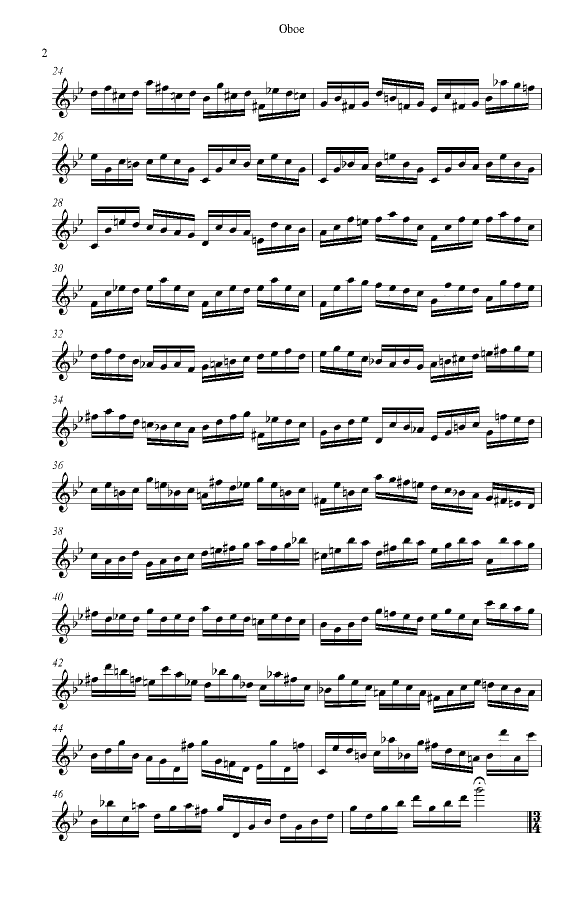
#> input picture cleanwithstaff.png, 1167 x 1803 px (shown at 1/2 size)
$ python generate_transposed_score.py cleanwithstaff.png 5 .
#> lines starting #> are read from the running program, lines starting #| are printed output that depends on the picture; after the words box and inside, x2 and y2 are one past the last pixel; in counts of white or black regions, pixels touching at a corner belong together
### ScoreManipulation.py
#module with image functions for dealing with 2D doctypes
#reimplentation of certain gamera functions with numpy


import numpy as np
import itertools
import sys
import matplotlib.image as mpimg
import matplotlib.pyplot as plt
import scipy.ndimage as ndimage
import pickle
import math
from skimage import measure

'''TESTED
************** format_doc(arr) *************************

converts numpy array of floats and zeros
to 1s and 0s with 1s representing black
'''


def format_doc(arr):
	max_val = np.amax(arr)
	arr = arr/max_val #converts to ones and zeros
	arr = arr.astype(bool) #converts to boolean
	arr =(~arr).astype(int) #flip bits and cast to int
	return arr


'''TESTED
********************* runs_of_ones(boolArr) **********************

-returns list, each element is length of a run in bitArr
-bitArr is  1D array/list of 1s and 0s
-adapted from : https://stackoverflow.com/questions/1066758/find-length-of-sequences-of-identical-values-in-a-numpy-array-run-length-encodi

'''
def runs_of_ones(bitArr):
	run_list = []
	for key, run_group  in itertools.groupby(bitArr):
		if key: run_list.append(sum(run_group))
	return run_list

#more robust
def find_runs(arr):
	# make sure all runs of ones are well-bounded
	bounded = np.hstack(([0], arr, [0]))
	# get 1 at run starts and -1 at run ends
	difs = np.diff(bounded)
	run_starts, = np.where(difs > 0)
	run_ends, = np.where(difs < 0)
	runlengths =  run_ends - run_starts
	return runlengths, run_starts

'''TESTED
******** get_runs_histogram(arr, orientation_str, val_to_count) ********

-generates histogram (list) of runs existing in document
-position in list indicates length of run
-value at position indicates number of occurences
	arr = input document as numpy array
	orientation_str = "horizontal", "vertical"
	val_to_count = number (int/float) value of element making up run
'''


def get_run_histogram(arr, orientation_str, val_to_count=1):


	arr = arr.astype(int)

	if orientation_str == "horizontal":
		histogram = []
		rownum = 0
		while rownum < len(arr):
			row = arr[rownum]
			histogram = histogram + runs_of_ones(row)
			rownum = rownum + 1
		return np.bincount(histogram)


	elif orientation_str == "vertical":
		histogram = []
		colnum = 0
		while colnum < len(arr[1]):
			col = arr[:,colnum]
			histogram = histogram + runs_of_ones(col)
			colnum = colnum +1
		return np.bincount(histogram)

	else:
		raise ValueError("orientation must be 'horizontal or 'vertical'")


'''TESTED
*********** isolate_run(arr, target_val, replace_val, orientation_str) ***

replaces runs longer and shorter than target_val with replace_val
'''
def isolate_run(arr, target_val, replace_val, orientation_str, thresh=0):
	if orientation_str == "horizontal":
		rownum = 0
		while rownum < len(arr):
			row = arr[rownum]
			runlengths, runstarts = find_runs(row)
			#replace non_target rows with replace_val
			i = 0
			while i< len(runlengths):
				print(runlengths[i])
				if not(target_val - thresh <= runlengths[i] <=  target_val + thresh):
					#TODO: optimize replacement! lookup table?
					j = runstarts[i]
					while j<runlengths[i]+runstarts[i]:
						arr[rownum][j] = replace_val
						j = j+1

				i = i+1
			rownum = rownum + 1
		return arr

	elif orientation_str == "vertical":
		colnum = 0
		while colnum < len(arr[0]):
			col = arr[:, colnum]
			runlengths, runstarts = find_runs(col)
			#replace non_target rows with replace_val
			i = 0
			while i< len(runlengths):
				if not(target_val - thresh <= runlengths[i] <=  target_val + thresh):
					#TODO: optimize replacement! lookup table?
					j = runstarts[i]
					while j<runlengths[i]+runstarts[i]:
						arr[j][colnum] = replace_val
						j = j+1

				i = i+1
			colnum = colnum + 1
		return arr
	else:
		raise ValueError("orientation must be 'horizontal' or 'vertical")


'''
finds most frequent element in histogram

Input: 1D histogram array with value as index and frequency of value as value associated with index

Output: (int) most frequent element (index)
'''
def find_histogram_max(proj_arr):
		most_frequent_occurences = max(proj_arr) # number of occurences

		#value corresponds to height of staff line, may also remove parts of slurs
		value = np.where(proj_arr == most_frequent_occurences)[0]
		return value


'''TESTED
version of gameraStaffRemoval.py without gamera functions.
input - png file of sheet music (sys.argv[0])
output - file with just staffs and file with music-staffs (filenames
	     specified as sys.argv[1] and sys.argv[2], respectively

TODO: make it safe

'''

def staff_separation(img):

		proj_arr= get_run_histogram(img, "vertical")
		most_frequent_occurences = max(proj_arr) # number of occurences

		#value corresponds to height of staff line, may also remove parts of slurs
		value = np.where(proj_arr == most_frequent_occurences)[0]

		img2 = np.copy(img) #isolate_run mutates original
		verticalStaffs = isolate_run(img2, value, 0, "vertical", thresh=1)

		no_staff_raw = img - verticalStaffs

		return verticalStaffs, no_staff_raw


'''

Adapted from gamera_getCC.py
Gets connected compnents from sheet music file then pickles
Input:
	formatted_img: array formatted with format_doc
	pkl: str of whether or not to pickle return, "yes" or "no"
Ouput:
	list of dictionaries. Each dictionary has the features:
		staff: (numpy arr) slice of formatted_img containing staff
		no_staff_img: (numpy arr) staff with stafflines removed
		just_staff_img: (numpy arr) staff with everything other than stafflines removed
		offset_x: (int) x offset of staff bounding box -rc
		offset_y:(int)  y offset of staff bounding box -rc
		all_features: dictionary of other features generated by measure.regionprops()

'''
def get_staff_cc(img, sep_function = staff_separation, pkl = "no", pkl_name = None):


		#arr with different values labeling each cc
		blob_img = measure.label(img)

		#list of ccs and their attributes
		component_list = measure.regionprops(blob_img)
		system_list = [] #list with all system info

		#generate system_list
		for c in component_list:

			#find systems, rule out by size
			if c['bbox_area'] > len(img[0])* len(img)/100:
				bbox=c['bbox']
				#remove staff in system
				c_staff, c_nostaff = sep_function(img[bbox[0]:bbox[2],\
									  bbox[1]:bbox[3]])
				system_list.append({"staff":img[bbox[0]:bbox[2],bbox[1]:bbox[3]],\
									"no_staff_img" : c_nostaff,\
									"just_staff_img" : c_staff,\
									"offset_x" : bbox[1], \
									"offset_y" : bbox[0],\
									"all_features" : c})

		if pkl == "yes":
				with open(pkl_name, "wb") as f :
					pickle.dump(system_list, f, pickle.HIGHEST_PROTOCOL)

		return system_list

'''TESTED
Uses gradient shifts in horizontal staff projection to cacluate staff location
Input: 1D numpy array of staff horizontal projection
Output: sorted list of staff locations
'''

def gradientloc(staffs1D):
    #enumerate staffs1D and delete areas where there is no data
    bounded = np.hstack(([0], staffs1D, [0]))
    staff_gradient=np.diff(bounded)
    staff_gradient=list(staff_gradient)
    staff_features = []
    i=0
    while i< len(staff_gradient):
        staff_features.append([i, staff_gradient[i]])
        i+=1


    #sort by gradient value
    sort_gradient = sorted(staff_features, key=lambda tup: tup[1])
    #highest gradients should correspond to biggest jumps; i.e. beginning of line
    lines = sort_gradient[len(sort_gradient)-5 :len(sort_gradient)]
    #convert to array to slice x values
    linelocs= np.array(lines)[:,0]
    #sort
    return sorted(linelocs)

'''TESTED
Gives coordinates of degraded horizontal lines  within an image and distances between them

Input:
	staff_arr: array with only staff lines (1 system)
Output:
	locations of staff lines (numpy array)
'''


def get_system_staff_location(staff_arr):

	#get 1D projection
	staffs1D = np.sum(staff_arr, axis=1)

	#pick method
	staff_locations = np.asarray(gradientloc(staffs1D))

    #calculate size of gaps
	gapsize = np.average(np.diff(staff_locations))

	return staff_locations, gapsize


'''TESTED
# replaces areas deleted in staff removal
Input:
    raw_staffs: formatted array of just staffs
    no_staff: formatted array of music with staffs removed
    thickness: thickness of staff line
    pkl: if pickled result of output wanted, 'yes' or 'no'
    pkl_name: name of pickle file with .pkl extension
Output:
    repaired system without stafflines
	cleaned+dilated
'''
def fill_gaps(raw_staffs, no_staff, thickness, pkl='no', pkl_name=None):

		#variables needed
		raw_staff_copy = np.copy(raw_staffs)
		spots_to_repair = raw_staffs
		staff_width = len(raw_staffs[0])
		thickness = int(thickness)

		#caculate staff locations
		staff_locations, d = get_system_staff_location(raw_staffs)

		#array of zeros for blanking out staff lines
		blockspace = np.zeros((thickness, staff_width))
		#blank every staff line
		for location in staff_locations:
			spots_to_repair[location:location+thickness, 0:staff_width] = \
																blockspace
		#add
		repaired_image = no_staff + spots_to_repair


		#generate clean staff image
		clean_staff = raw_staff_copy - spots_to_repair
		structure = np.ones((thickness, int(staff_width/20)), dtype = bool)
		clean_and_dilated = ndimage.morphology.binary_dilation(clean_staff, \
															   structure,   \
															   iterations=50)
		if pkl == 'yes':
				with open(pkl_name, "wb") as f :
					pickle.dump({'repaired image':repaired_image, 'clean staff': clean_and_dilated}, f, pickle.HIGHEST_PROTOCOL)

		#plt.imsave("repaired_image.png", repaired_image)
		#plt.imsave("clean_and_dilated.png", clean_and_dilated)
		return repaired_image, clean_and_dilated


'''
#moves lines to specified position
'''


def movelines(no_staff, just_staff, displacement, direction, plk='no', pklname='None'):

		#find distance corresponding to shifting 1 note
		staff_locations, gapsize = get_system_staff_location(just_staff)
		note_dist = gapsize/2


		#block to add:
		block = np.zeros((int(note_dist*displacement), len(no_staff[0])))

		if direction == 'down':

			#shift staff up
			staff_block = np.concatenate((just_staff, block))
			#shift music down
			no_staff_block = np.concatenate((block, no_staff))
			#add so staff is shifted up relative to music
			shifted_system = staff_block + no_staff_block

		elif direction == 'up':
			staff_block = np.concatenate((block, just_staff))
			no_staff_block = np.concatenate((no_staff, block))
			shifted_system = staff_block + no_staff_block
			#add so staff is shifted up relative to music
			shifted_system = staff_block + no_staff_block

		else:
			raise ValueError("'direction' must be 'up' or 'down'")

		#plt.imsave("staff_block.png", staff_block)
		return shifted_system


'''
generates score
Input:
	score: (numpy arr) plt loaded and formatted version of original score
	staff_list: list of dictionary generated by get_staff_cc() from score
	alter_func: function used to generate altered systems for the new score
'''

def generate_score(score, staff_list, alter_func, *args):

	#generated edited staff_list
	i=0
	while i < len(staff_list):

		#extract feature dictionary
		system_features = staff_list[i]

		#produced system with shifted stafflines
		altered_system = alter_func(system_features, *args)

		#add to system_features
		system_features['altered system'] = altered_system

		#replace with original
		staff_list[i] = system_features

		#iterate
		i = i+1

	#generate array of the new score
	score_width = len(score[0])
	fst_offset_y = staff_list[0]["offset_y"]
	top_slice = score[0: fst_offset_y, 0:score_width]

	i=0
	while i < len(staff_list):

		#get altered system
		altered_system = staff_list[i]['altered system']
		height = len(altered_system)

		#calculate length of buffer on both sides
		total_buff_len = score_width - len(altered_system[0])
		half_buf_len = total_buff_len/2 #this is float
		#ensure right and left buffer at up to correct length
		right_buff_len = math.floor(half_buf_len + 1)
		left_buff_len = math.ceil(half_buf_len - 1)

		#create right and left buffer
		right_buff = np.zeros((height, right_buff_len))
		left_buff = np.zeros((height, left_buff_len))

		#add right and left buffer to altered_system
		buffered_altered_system = np.hstack((left_buff, altered_system, right_buff))

		#concat
		top_slice = np.concatenate((top_slice, buffered_altered_system))

		#iterate
		i = i+1


	#calculate where footer of score starts
	lst_staff = staff_list[len(staff_list)-1]
	lst_y_offset = lst_staff['offset_y']
	lst_staff_height = len(lst_staff['no_staff_img'])
	final_offset_y = lst_y_offset + lst_staff_height

	#concat footer of score

	footer = score[final_offset_y:len(score), 0: score_width]
	top_slice = np.concatenate((top_slice, footer))


	return top_slice


### generate_transposed_score.py
#at this point just generates shifted score,
#TODO: incorporate accidental identification and change into workflow

import ScoreManipulation as scorem
import numpy as np
import matplotlib.pyplot as plt
import matplotlib.image as mpimg
import sys


def system_processing(system_features, direction, displacement, thickness):

			#system with staff lines removed
			no_staff = system_features['no_staff_img']

			#only staff lines in the system
			just_staff = system_features['just_staff_img']

			#get staff locations and distance between each staffline
			line_locations, gapsize = scorem.get_system_staff_location(just_staff)

			#repair
			repaired_no_staff, repaired_just_staff = scorem.fill_gaps(just_staff, no_staff, thickness)

			#move staff lines
			shifted_system = scorem.movelines(repaired_no_staff, repaired_just_staff, displacement, direction)

			return shifted_system


def main():

		score = mpimg.imread(sys.argv[1]) #must be png
#> score is the input picture: shape (1803, 1167) float32; min 0, max 1, mean 0.901
		displacement = int(sys.argv[2]) #amount to be shifted
		direction = sys.argv[3] #move staff 'up' or 'down'
		#convert to manipulable format
		score = scorem.format_doc(score)
#> in format_doc, `max_val = np.amax(arr)`: max_val = 1
#> in format_doc, `arr = arr.astype(bool)`: arr: shape (1803, 1167) bool; 90.3% white; 96 black regions (34 under 20 px), largest, box (x1, y1, x2, y2) and area: (104, 155, 1084, 243) 17610, (104, 944, 1084, 1031) 17368, (104, 1327, 1084, 1426) 17339
#> in format_doc, `arr =(~arr).astype(int)`:
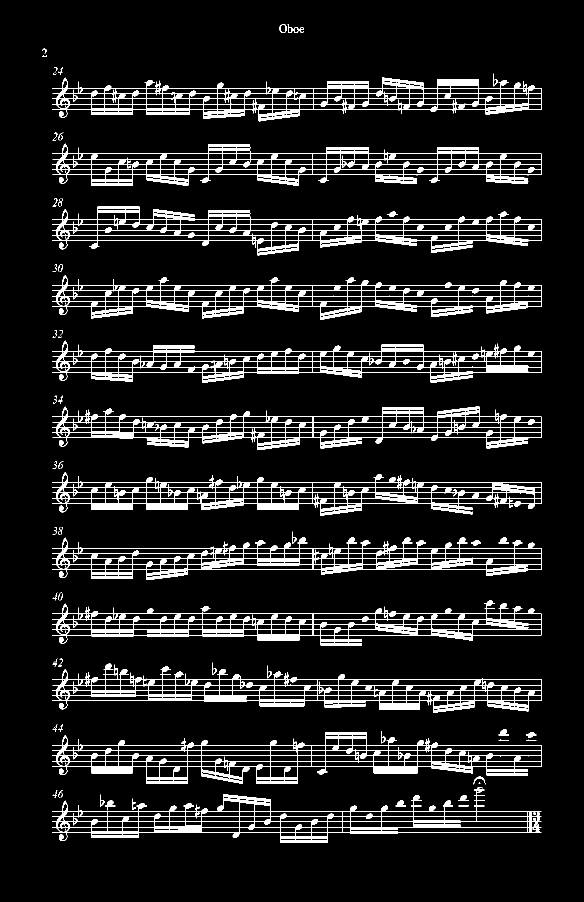
#> arr: shape (1803, 1167) int64 (shown at 1/2 size); values 0 (black) and 1 (white), 9.7% white; 96 white regions (34 under 20 px)

		#get thickness of staff
		ver_run_histogram = scorem.get_run_histogram(score, "vertical")
#> after the loop in get_run_histogram, `while colnum < len(arr[1]):`: colnum = 1167; histogram = 69433 items
#> ver_run_histogram = 82 values, max 45768 at index 1, min 0 at index 0, mean 846.7
		thickness = scorem.find_histogram_max(ver_run_histogram)
#> in find_histogram_max, `most_frequent_occurences = max(proj_arr)`: most_frequent_occurences = 45768
#> in find_histogram_max, `value = np.where(proj_arr == most_frequent_occurences)[0]`: value = [1]
#> thickness = [1]

		#get list of dictionaries of staff features
		staff_list = scorem.get_staff_cc(score, sep_function = scorem.staff_separation)
#> in get_staff_cc, `blob_img = measure.label(img)`:
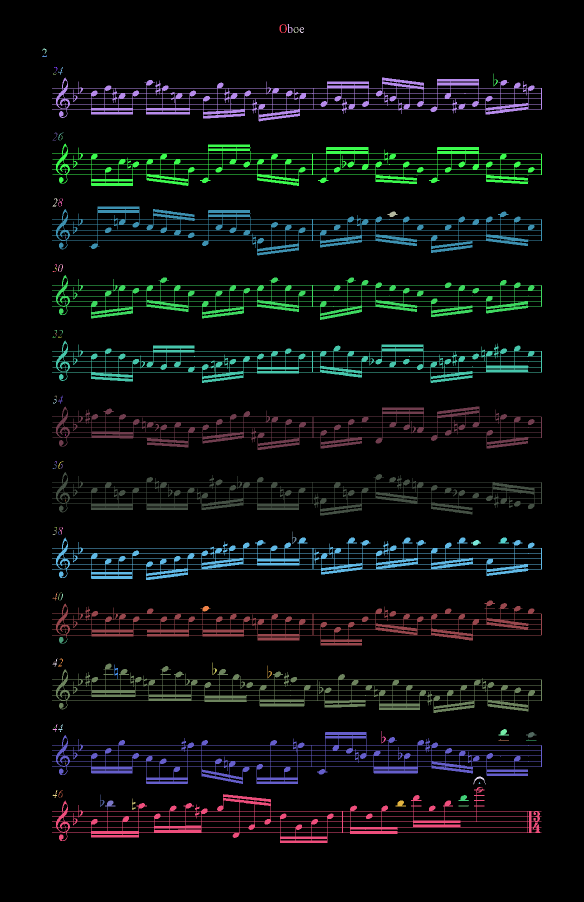
#> blob_img: shape (1803, 1167) int64 (shown at 1/2 size); 97 distinct labels, from 0 to 96; one colour per label, 0 black
#> in get_staff_cc, `component_list = measure.regionprops(blob_img)`: component_list = 96 regions; largest, box (x1, y1, x2, y2) and area: (104, 155, 1084, 243) 17610, (104, 944, 1084, 1031) 17368, (104, 1327, 1084, 1426) 17339, (104, 1464, 1084, 1568) 17181, (104, 287, 1084, 372) 17102
#> the loop in get_staff_cc, `for c in component_list:` made 96 passes
#> bbox on pass 13: (155, 104, 243, 1084)

		new_score = scorem.generate_score(score, staff_list, system_processing, direction, displacement, thickness)
#> the loop in generate_score, `while i < len(staff_list):` made 1 pass
#> pass 1, in system_processing, `no_staff = system_features['no_staff_img']`:
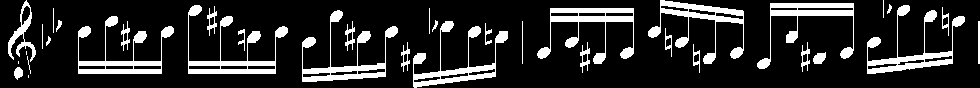
#> no_staff: shape (88, 980) int64; values 0 (black) and 1 (white), 16% white; 36 white regions (5 under 20 px), largest, box (x1, y1, x2, y2) and area: (867, 5, 965, 74) 1513, (302, 10, 398, 82) 1502, (537, 8, 634, 64) 1498
#> pass 1, in system_processing, `just_staff = system_features['just_staff_img']`:
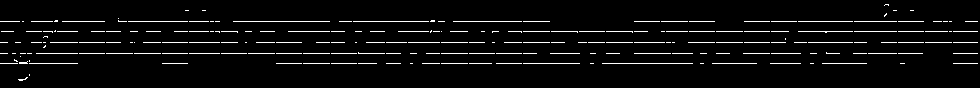
#> just_staff: shape (88, 980) int64; values 0 (black) and 1 (white), 4.5% white in thin lines or dots, all inside (x1, y1, x2, y2) = (0, 4, 978, 81)
#> pass 1, in fill_gaps, `repaired_image = no_staff + spots_to_repair`:
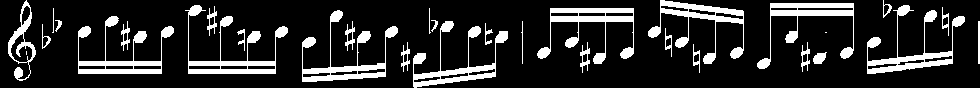
#> repaired_image: shape (88, 980) int64; values 0 (black) and 1 (white), 16.1% white; 31 white regions (2 under 20 px), largest, box (x1, y1, x2, y2) and area: (867, 5, 965, 74) 1521, (302, 10, 398, 82) 1503, (537, 8, 634, 64) 1500
#> pass 1, in fill_gaps, `clean_staff = raw_staff_copy - spots_to_repair`:
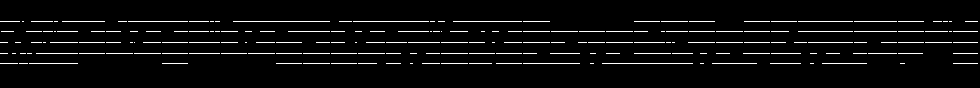
#> clean_staff: shape (88, 980) int64; values 0 (black) and 1 (white), 4.4% white in thin lines or dots, all inside (x1, y1, x2, y2) = (0, 21, 978, 64)
		plt.imsave("new_score.png", new_score)


#> (the run stopped early here; a loop or call above may not have finished)
